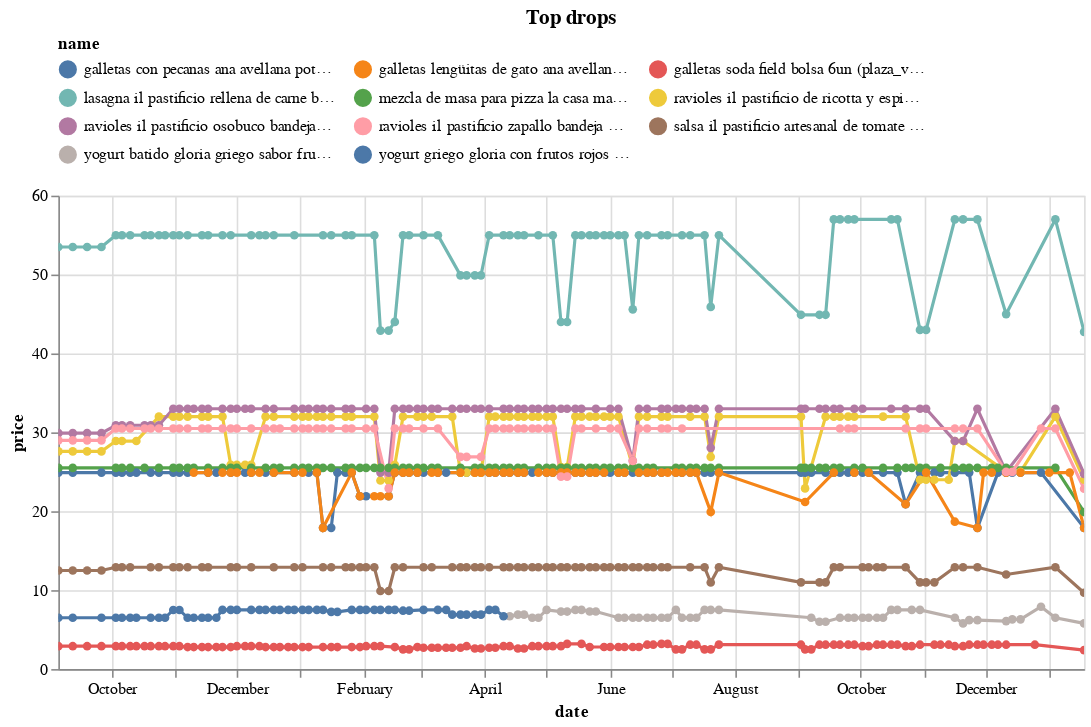

The code cell stored with this chart in its notebook:
### Code cell
(top_changes
 .sort_values('change')
 .head(10)
 .pipe(plot_changes, 'Top drops')
)

### Figure 1 — Vega-Lite specification as saved in the notebook (floating-point values rounded to 4 significant figures; data arrays with more than 128 entries replaced by an {"elided": "..."} marker saying what was removed)
{"config": {"view": {"continuousWidth": 300, "continuousHeight": 300}, "legend": {"columns": 3, "orient": "top"}}, "data": {"name": "data-314e014385da13072d46fb90d417e443"}, "mark": {"type": "line", "point": true}, "encoding": {"color": {"field": "name", "scale": {"domain": ["galletas con pecanas ana avellana pote 250g (plaza_vea)", "galletas lengüitas de gato ana avellana pote 320g (plaza_vea)", "galletas soda field bolsa 6un (plaza_vea)", "lasagna il pastificio rellena de carne bandeja 1kg (plaza_vea)", "mezcla de masa para pizza la casa marimiel doypack 400g (plaza_vea)", "ravioles il pastificio de ricotta y espinaca bandeja 500g (plaza_vea)", "ravioles il pastificio osobuco bandeja 500g (plaza_vea)", "ravioles il pastificio zapallo bandeja 500g (plaza_vea)", "salsa il pastificio artesanal de tomate pote 250g (plaza_vea)", "yogurt batido gloria griego sabor frutos rojos bolsa 800g (plaza_vea)", "yogurt griego gloria con frutos rojos bolsa 800g (plaza_vea)"]}, "type": "nominal"}, "tooltip": [{"field": "name", "type": "nominal"}, {"field": "price", "type": "quantitative"}, {"field": "last_price", "type": "quantitative"}], "x": {"field": "date", "type": "temporal"}, "y": {"field": "price", "type": "quantitative"}}, "params": [{"name": "param_3", "select": {"type": "point", "fields": ["name"]}, "bind": "legend"}, {"name": "param_4", "select": {"type": "interval", "encodings": ["x", "y"]}, "bind": "scales"}], "title": "Top drops", "transform": [{"filter": {"param": "param_3"}}], "width": 650, "$schema": "https://vega.github.io/schema/vega-lite/v5.16.3.json", "datasets": {"data-314e014385da13072d46fb90d417e443": {"elided": "911 records"}}}
